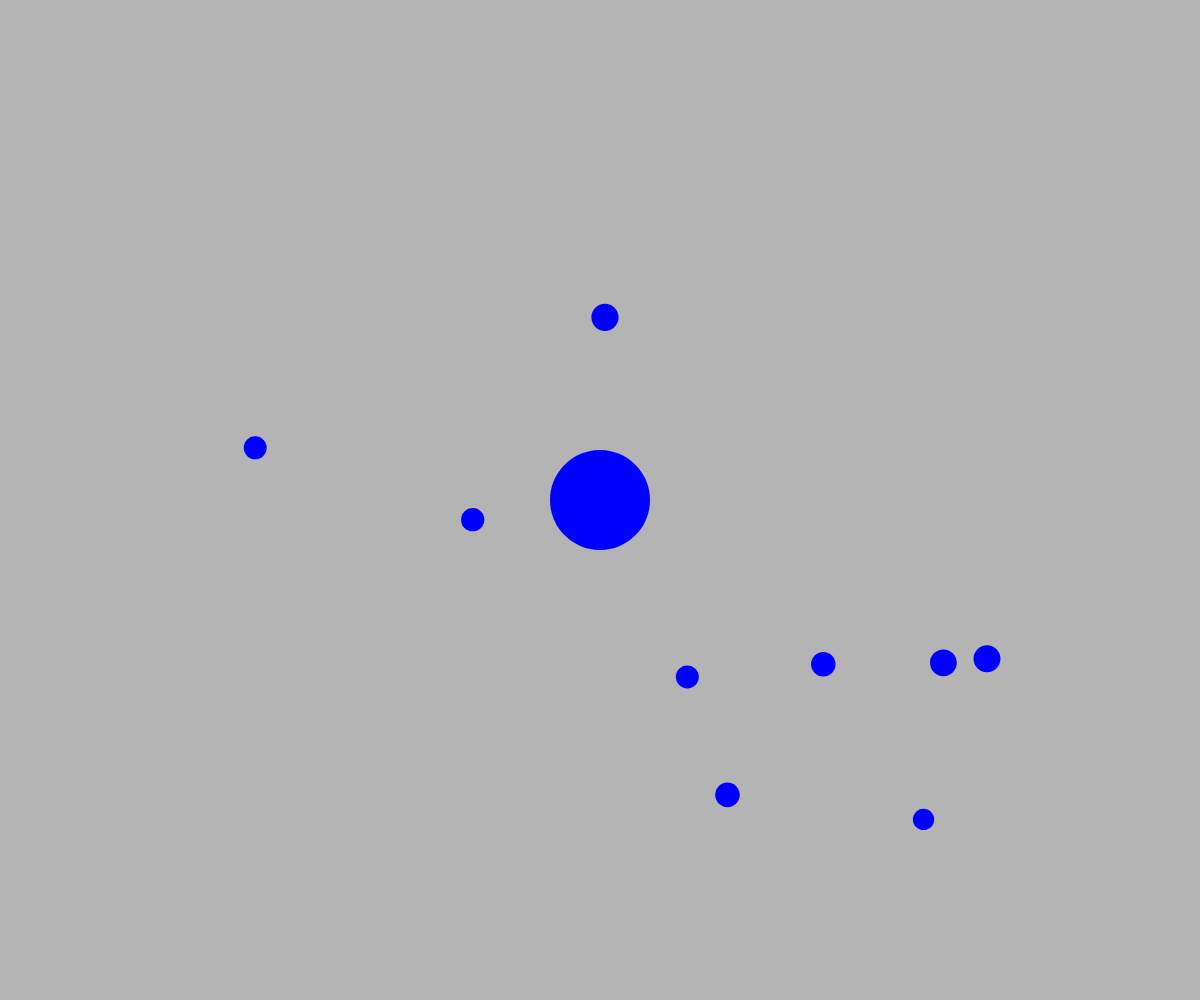
Frame 1 (no input)
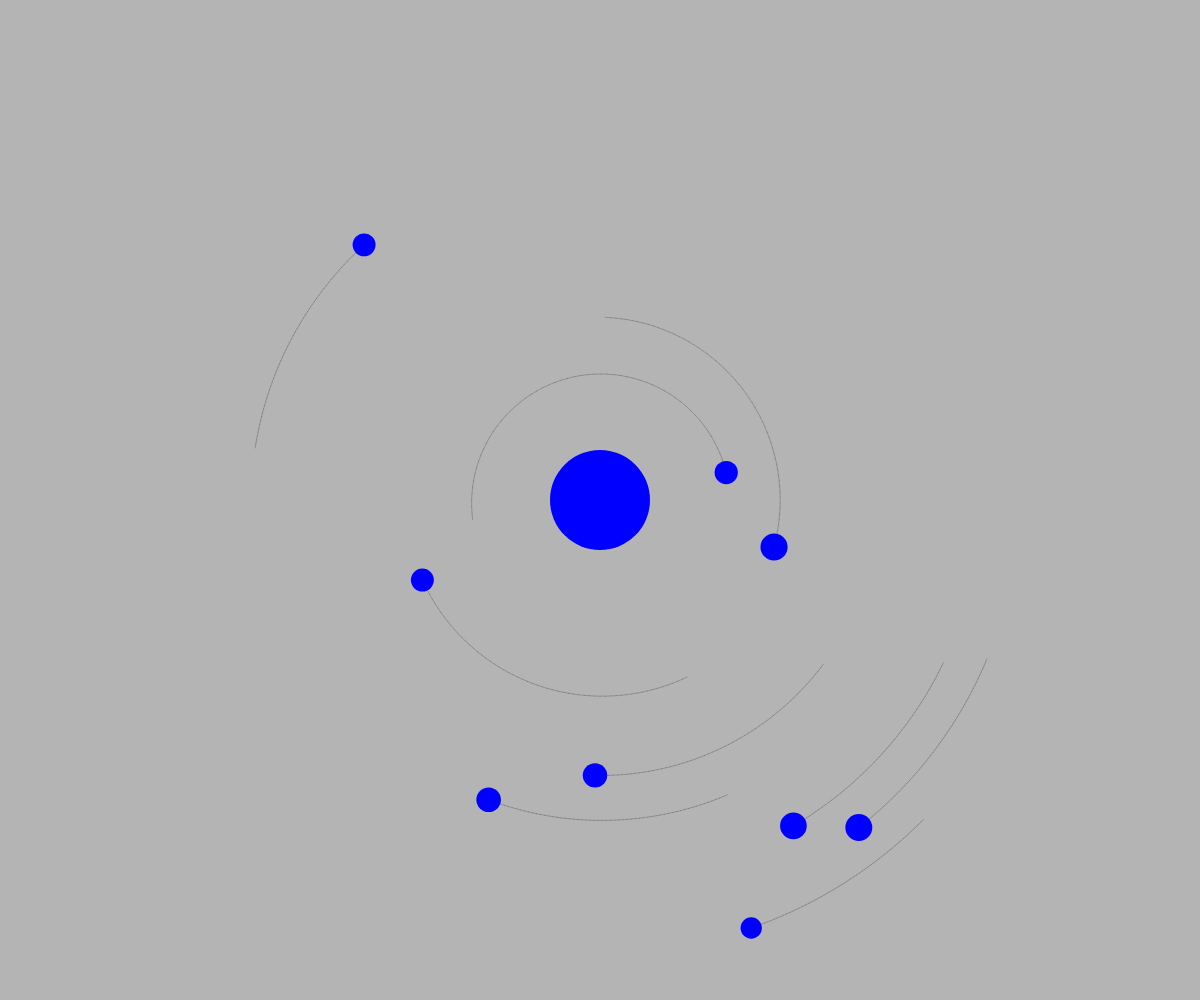
Frame 60 (no input)
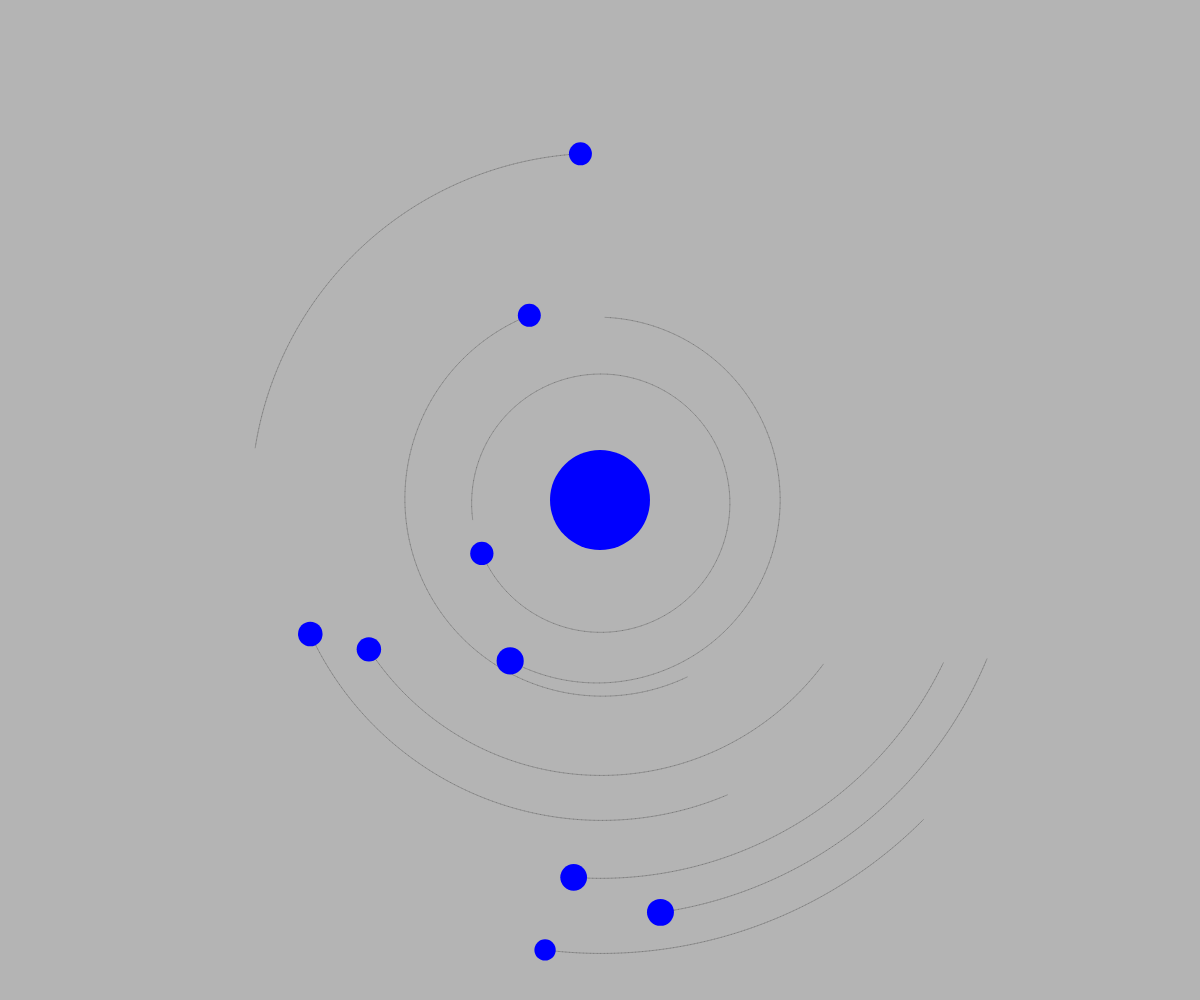
Frame 120 (the mouse pressed at the canvas centre since frame 60)

The p5.js sketch that drew these frames (run headless with seeded random() and noise() and a simulated clock; from frame 60 on, the mouse is pressed at the canvas centre):

// p5.js sketch
// ── sketch.js
let planets = []
let sun
let numPlanets =9
let G = 110
let destabilise = 0.0001

function setup() {
  createCanvas(windowWidth,windowHeight)
  sun = new Body(50,createVector(0,0),createVector(0,0))

    // Initialise the planets
  for (let i = 0; i < numPlanets; i++) {
    let mass = random(10, 15)
    let radius = random(sun.d, min(windowWidth/2,windowHeight/2))
    let angle = random(0, TWO_PI)
    let planetPos = createVector(radius * cos(angle), radius * sin(angle))

    // Find direction of orbit and set velocity
    let planetVel = planetPos.copy()
    if (random(1) < 0.1) planetVel.rotate(-HALF_PI)
    else planetVel.rotate(HALF_PI)  // Direction of orbit
    planetVel.normalize()
    planetVel.mult( sqrt((G * sun.mass)/(radius)) ) // Circular orbit velocity
    planetVel.mult( random( 1-destabilise, 1+destabilise) ) // create elliptical orbit

    planets.push( new Body(mass, planetPos, planetVel) )
  }
}

function draw() {
  background(180)
  translate(width/2, height/2)
  for (let i = numPlanets-1; i >= 0; i--) {
    sun.attract(planets[i])
    planets[i].move()
    planets[i].show()
  }
  sun.show()
}


function Body(_mass, _pos, _vel){
  this.mass = _mass
  this.pos = _pos
  this.vel = _vel
  this.d = this.mass*2
  this.thetaInit = 0
  this.path = []
  this.pathLen = Infinity

  this.show = function() {
    stroke(0,50)
    for (let i = 0; i < this.path.length-2; i++) {
      line(this.path[i].x, this.path[i].y, this.path[i+1].x, this.path[i+1].y,)
    }
    fill("blue"); noStroke()
    ellipse(this.pos.x, this.pos.y, this.d, this.d)
  }


  this.move = function() {
    this.pos.x += this.vel.x
    this.pos.y += this.vel.y
    this.path.push(createVector(this.pos.x,this.pos.y))
    if (this.path.length > 200) this.path.splice(0,1)
  }

  this.applyForce = function(f) {
    this.vel.x += f.x / this.mass
    this.vel.y += f.y / this.mass
  }

  this.attract = function(child) {
    let r = dist(this.pos.x, this.pos.y, child.pos.x, child.pos.y)
    let f = (this.pos.copy()).sub(child.pos)
    f.setMag( (G * this.mass * child.mass)/(r * r) )
    child.applyForce(f)
  }

}
